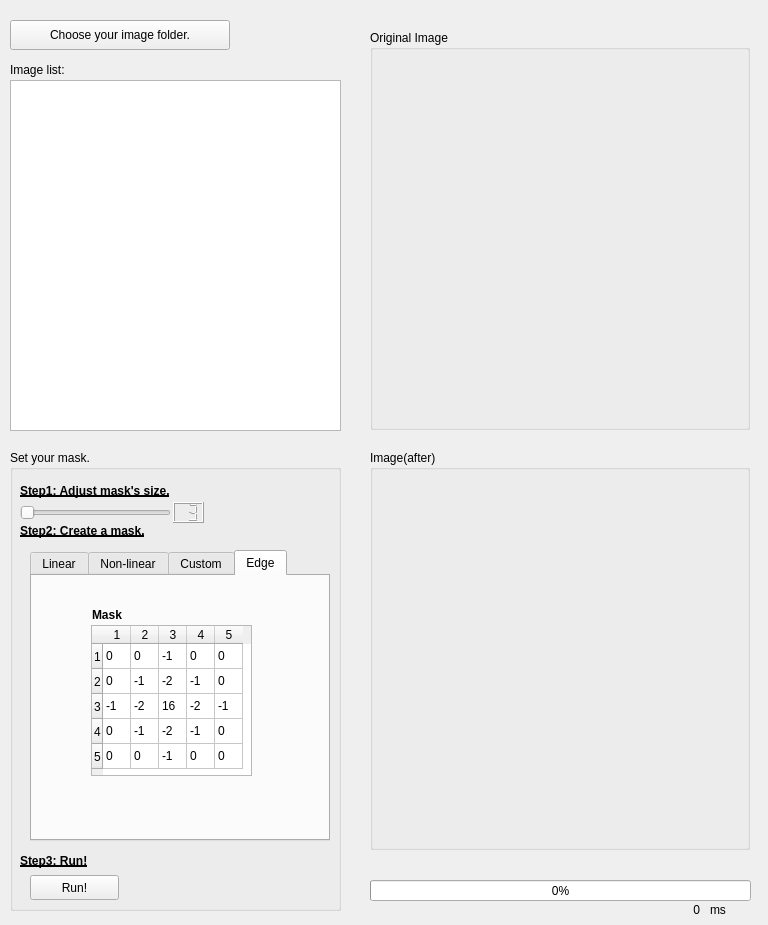
<?xml version="1.0" encoding="UTF-8"?>
<ui version="4.0">
 <class>Widget</class>
 <widget class="QWidget" name="Widget">
  <property name="geometry">
   <rect>
    <x>0</x>
    <y>0</y>
    <width>768</width>
    <height>925</height>
   </rect>
  </property>
  <property name="windowTitle">
   <string>hw3_mask</string>
  </property>
  <property name="autoFillBackground">
   <bool>false</bool>
  </property>
  <widget class="QListWidget" name="listWidget_ImageList">
   <property name="geometry">
    <rect>
     <x>10</x>
     <y>80</y>
     <width>331</width>
     <height>351</height>
    </rect>
   </property>
  </widget>
  <widget class="QPushButton" name="pushButton_ChooseFolder">
   <property name="geometry">
    <rect>
     <x>10</x>
     <y>20</y>
     <width>220</width>
     <height>30</height>
    </rect>
   </property>
   <property name="text">
    <string>Choose your image folder.</string>
   </property>
  </widget>
  <widget class="QGroupBox" name="groupBox">
   <property name="geometry">
    <rect>
     <x>370</x>
     <y>30</y>
     <width>380</width>
     <height>400</height>
    </rect>
   </property>
   <property name="title">
    <string>Original Image</string>
   </property>
   <widget class="QLabel" name="label_ori">
    <property name="geometry">
     <rect>
      <x>10</x>
      <y>30</y>
      <width>360</width>
      <height>360</height>
     </rect>
    </property>
    <property name="text">
     <string/>
    </property>
   </widget>
  </widget>
  <widget class="QLabel" name="label_ImageList">
   <property name="geometry">
    <rect>
     <x>10</x>
     <y>60</y>
     <width>220</width>
     <height>20</height>
    </rect>
   </property>
   <property name="text">
    <string>Image list:</string>
   </property>
  </widget>
  <widget class="QGroupBox" name="groupBox_2">
   <property name="geometry">
    <rect>
     <x>370</x>
     <y>450</y>
     <width>380</width>
     <height>400</height>
    </rect>
   </property>
   <property name="title">
    <string>Image(after)</string>
   </property>
   <widget class="QLabel" name="label_aft">
    <property name="geometry">
     <rect>
      <x>10</x>
      <y>30</y>
      <width>360</width>
      <height>360</height>
     </rect>
    </property>
    <property name="text">
     <string/>
    </property>
   </widget>
  </widget>
  <widget class="QGroupBox" name="groupBox_3">
   <property name="geometry">
    <rect>
     <x>10</x>
     <y>450</y>
     <width>331</width>
     <height>461</height>
    </rect>
   </property>
   <property name="font">
    <font>
     <weight>50</weight>
     <bold>false</bold>
    </font>
   </property>
   <property name="title">
    <string>Set your mask.</string>
   </property>
   <widget class="QLabel" name="label_step1">
    <property name="geometry">
     <rect>
      <x>10</x>
      <y>30</y>
      <width>201</width>
      <height>21</height>
     </rect>
    </property>
    <property name="font">
     <font>
      <weight>75</weight>
      <bold>true</bold>
      <underline>true</underline>
     </font>
    </property>
    <property name="text">
     <string>Step1: Adjust mask's size.</string>
    </property>
   </widget>
   <widget class="QSlider" name="horizontalSlider_MaskSize">
    <property name="geometry">
     <rect>
      <x>10</x>
      <y>55</y>
      <width>151</width>
      <height>16</height>
     </rect>
    </property>
    <property name="minimum">
     <number>3</number>
    </property>
    <property name="maximum">
     <number>50</number>
    </property>
    <property name="singleStep">
     <number>2</number>
    </property>
    <property name="pageStep">
     <number>2</number>
    </property>
    <property name="orientation">
     <enum>Qt::Horizontal</enum>
    </property>
   </widget>
   <widget class="QLabel" name="label_step2">
    <property name="geometry">
     <rect>
      <x>10</x>
      <y>70</y>
      <width>201</width>
      <height>21</height>
     </rect>
    </property>
    <property name="font">
     <font>
      <weight>75</weight>
      <italic>false</italic>
      <bold>true</bold>
      <underline>true</underline>
     </font>
    </property>
    <property name="text">
     <string>Step2: Create a mask.</string>
    </property>
   </widget>
   <widget class="QTabWidget" name="tabWidget_CreateMask">
    <property name="geometry">
     <rect>
      <x>20</x>
      <y>100</y>
      <width>300</width>
      <height>291</height>
     </rect>
    </property>
    <property name="currentIndex">
     <number>3</number>
    </property>
    <widget class="QWidget" name="tab_Linear">
     <attribute name="title">
      <string>Linear</string>
     </attribute>
     <widget class="QRadioButton" name="radioButton_GKernal">
      <property name="geometry">
       <rect>
        <x>10</x>
        <y>30</y>
        <width>170</width>
        <height>20</height>
       </rect>
      </property>
      <property name="text">
       <string>Gaussion kernal</string>
      </property>
     </widget>
     <widget class="QRadioButton" name="radioButton_BoxKernal">
      <property name="geometry">
       <rect>
        <x>10</x>
        <y>10</y>
        <width>170</width>
        <height>20</height>
       </rect>
      </property>
      <property name="text">
       <string>Box kernel</string>
      </property>
     </widget>
    </widget>
    <widget class="QWidget" name="tab_Nonlinear">
     <attribute name="title">
      <string>Non-linear</string>
     </attribute>
     <widget class="QRadioButton" name="radioButton_MinFilter">
      <property name="geometry">
       <rect>
        <x>10</x>
        <y>50</y>
        <width>171</width>
        <height>21</height>
       </rect>
      </property>
      <property name="text">
       <string>Min filter</string>
      </property>
     </widget>
     <widget class="QRadioButton" name="radioButton_MaxFilter">
      <property name="geometry">
       <rect>
        <x>10</x>
        <y>30</y>
        <width>171</width>
        <height>21</height>
       </rect>
      </property>
      <property name="text">
       <string>Max filter</string>
      </property>
     </widget>
     <widget class="QRadioButton" name="radioButton_MedFilter">
      <property name="geometry">
       <rect>
        <x>10</x>
        <y>10</y>
        <width>171</width>
        <height>21</height>
       </rect>
      </property>
      <property name="text">
       <string>Median filter</string>
      </property>
     </widget>
    </widget>
    <widget class="QWidget" name="tab_Custom">
     <attribute name="title">
      <string>Custom</string>
     </attribute>
     <widget class="QLabel" name="label_8">
      <property name="geometry">
       <rect>
        <x>20</x>
        <y>10</y>
        <width>200</width>
        <height>20</height>
       </rect>
      </property>
      <property name="font">
       <font>
        <weight>75</weight>
        <bold>true</bold>
        <underline>true</underline>
       </font>
      </property>
      <property name="text">
       <string>Type your custom mask.</string>
      </property>
     </widget>
     <widget class="QLabel" name="label_9">
      <property name="geometry">
       <rect>
        <x>25</x>
        <y>30</y>
        <width>200</width>
        <height>17</height>
       </rect>
      </property>
      <property name="font">
       <font>
        <weight>75</weight>
        <bold>true</bold>
       </font>
      </property>
      <property name="text">
       <string>Example:</string>
      </property>
     </widget>
     <widget class="QLabel" name="label_10">
      <property name="geometry">
       <rect>
        <x>60</x>
        <y>70</y>
        <width>91</width>
        <height>51</height>
       </rect>
      </property>
      <property name="text">
       <string>1 2 3
4 5 6          -&gt; 
7 8 9</string>
      </property>
     </widget>
     <widget class="QLabel" name="label_11">
      <property name="geometry">
       <rect>
        <x>180</x>
        <y>70</y>
        <width>51</width>
        <height>51</height>
       </rect>
      </property>
      <property name="text">
       <string>1,2,3
4,5,6
7,8,9</string>
      </property>
     </widget>
     <widget class="QLabel" name="label_12">
      <property name="geometry">
       <rect>
        <x>30</x>
        <y>50</y>
        <width>101</width>
        <height>17</height>
       </rect>
      </property>
      <property name="font">
       <font>
        <weight>75</weight>
        <bold>true</bold>
       </font>
      </property>
      <property name="text">
       <string>Mask type:</string>
      </property>
     </widget>
     <widget class="QLabel" name="label_13">
      <property name="geometry">
       <rect>
        <x>150</x>
        <y>50</y>
        <width>101</width>
        <height>17</height>
       </rect>
      </property>
      <property name="font">
       <font>
        <weight>75</weight>
        <bold>true</bold>
       </font>
      </property>
      <property name="text">
       <string>Input type:</string>
      </property>
     </widget>
     <widget class="QLabel" name="label_14">
      <property name="geometry">
       <rect>
        <x>25</x>
        <y>130</y>
        <width>200</width>
        <height>17</height>
       </rect>
      </property>
      <property name="font">
       <font>
        <weight>75</weight>
        <bold>true</bold>
       </font>
      </property>
      <property name="text">
       <string>Input:</string>
      </property>
     </widget>
     <widget class="QTableWidget" name="tableWidget">
      <property name="geometry">
       <rect>
        <x>35</x>
        <y>150</y>
        <width>131</width>
        <height>101</height>
       </rect>
      </property>
      <property name="rowCount">
       <number>3</number>
      </property>
      <property name="columnCount">
       <number>3</number>
      </property>
      <attribute name="horizontalHeaderDefaultSectionSize">
       <number>20</number>
      </attribute>
      <attribute name="verticalHeaderDefaultSectionSize">
       <number>20</number>
      </attribute>
      <row/>
      <row/>
      <row/>
      <column/>
      <column/>
      <column/>
     </widget>
    </widget>
    <widget class="QWidget" name="tab">
     <attribute name="title">
      <string>Edge</string>
     </attribute>
     <widget class="QTableWidget" name="tableWidget_2">
      <property name="geometry">
       <rect>
        <x>59</x>
        <y>49</y>
        <width>161</width>
        <height>151</height>
       </rect>
      </property>
      <property name="autoScroll">
       <bool>true</bool>
      </property>
      <property name="editTriggers">
       <set>QAbstractItemView::NoEditTriggers</set>
      </property>
      <property name="showGrid">
       <bool>true</bool>
      </property>
      <property name="rowCount">
       <number>5</number>
      </property>
      <property name="columnCount">
       <number>5</number>
      </property>
      <attribute name="horizontalHeaderDefaultSectionSize">
       <number>28</number>
      </attribute>
      <attribute name="verticalHeaderDefaultSectionSize">
       <number>25</number>
      </attribute>
      <row/>
      <row/>
      <row/>
      <row/>
      <row/>
      <column/>
      <column/>
      <column/>
      <column/>
      <column/>
      <item row="0" column="0">
       <property name="text">
        <string>0</string>
       </property>
      </item>
      <item row="0" column="1">
       <property name="text">
        <string>0</string>
       </property>
      </item>
      <item row="0" column="2">
       <property name="text">
        <string>-1</string>
       </property>
      </item>
      <item row="0" column="3">
       <property name="text">
        <string>0</string>
       </property>
      </item>
      <item row="0" column="4">
       <property name="text">
        <string>0</string>
       </property>
      </item>
      <item row="1" column="0">
       <property name="text">
        <string>0</string>
       </property>
      </item>
      <item row="1" column="1">
       <property name="text">
        <string>-1</string>
       </property>
      </item>
      <item row="1" column="2">
       <property name="text">
        <string>-2</string>
       </property>
      </item>
      <item row="1" column="3">
       <property name="text">
        <string>-1</string>
       </property>
      </item>
      <item row="1" column="4">
       <property name="text">
        <string>0</string>
       </property>
      </item>
      <item row="2" column="0">
       <property name="text">
        <string>-1</string>
       </property>
      </item>
      <item row="2" column="1">
       <property name="text">
        <string>-2</string>
       </property>
      </item>
      <item row="2" column="2">
       <property name="text">
        <string>16</string>
       </property>
      </item>
      <item row="2" column="3">
       <property name="text">
        <string>-2</string>
       </property>
      </item>
      <item row="2" column="4">
       <property name="text">
        <string>-1</string>
       </property>
      </item>
      <item row="3" column="0">
       <property name="text">
        <string>0</string>
       </property>
      </item>
      <item row="3" column="1">
       <property name="text">
        <string>-1</string>
       </property>
      </item>
      <item row="3" column="2">
       <property name="text">
        <string>-2</string>
       </property>
      </item>
      <item row="3" column="3">
       <property name="text">
        <string>-1</string>
       </property>
      </item>
      <item row="3" column="4">
       <property name="text">
        <string>0</string>
       </property>
      </item>
      <item row="4" column="0">
       <property name="text">
        <string>0</string>
       </property>
      </item>
      <item row="4" column="1">
       <property name="text">
        <string>0</string>
       </property>
      </item>
      <item row="4" column="2">
       <property name="text">
        <string>-1</string>
       </property>
      </item>
      <item row="4" column="3">
       <property name="text">
        <string>0</string>
       </property>
      </item>
      <item row="4" column="4">
       <property name="text">
        <string>0</string>
       </property>
      </item>
     </widget>
     <widget class="QLabel" name="label_3">
      <property name="geometry">
       <rect>
        <x>60</x>
        <y>30</y>
        <width>67</width>
        <height>17</height>
       </rect>
      </property>
      <property name="font">
       <font>
        <weight>75</weight>
        <bold>true</bold>
       </font>
      </property>
      <property name="text">
       <string>Mask</string>
      </property>
     </widget>
    </widget>
   </widget>
   <widget class="QLabel" name="label_step3">
    <property name="geometry">
     <rect>
      <x>10</x>
      <y>400</y>
      <width>201</width>
      <height>21</height>
     </rect>
    </property>
    <property name="font">
     <font>
      <weight>75</weight>
      <italic>false</italic>
      <bold>true</bold>
      <underline>true</underline>
     </font>
    </property>
    <property name="text">
     <string>Step3: Run!</string>
    </property>
   </widget>
   <widget class="QPushButton" name="pushButton_Run">
    <property name="geometry">
     <rect>
      <x>20</x>
      <y>425</y>
      <width>89</width>
      <height>25</height>
     </rect>
    </property>
    <property name="text">
     <string>Run!</string>
    </property>
   </widget>
   <widget class="QLCDNumber" name="lcdNumber">
    <property name="geometry">
     <rect>
      <x>163</x>
      <y>52</y>
      <width>31</width>
      <height>21</height>
     </rect>
    </property>
    <property name="digitCount">
     <number>2</number>
    </property>
    <property name="value" stdset="0">
     <double>3.000000000000000</double>
    </property>
   </widget>
  </widget>
  <widget class="QProgressBar" name="progressBar">
   <property name="geometry">
    <rect>
     <x>370</x>
     <y>880</y>
     <width>381</width>
     <height>21</height>
    </rect>
   </property>
   <property name="value">
    <number>0</number>
   </property>
  </widget>
  <widget class="QLabel" name="label">
   <property name="geometry">
    <rect>
     <x>620</x>
     <y>900</y>
     <width>80</width>
     <height>20</height>
    </rect>
   </property>
   <property name="text">
    <string>0</string>
   </property>
   <property name="alignment">
    <set>Qt::AlignRight|Qt::AlignTrailing|Qt::AlignVCenter</set>
   </property>
  </widget>
  <widget class="QLabel" name="label_2">
   <property name="geometry">
    <rect>
     <x>710</x>
     <y>900</y>
     <width>20</width>
     <height>20</height>
    </rect>
   </property>
   <property name="text">
    <string>ms</string>
   </property>
  </widget>
 </widget>
 <layoutdefault spacing="6" margin="11"/>
 <resources/>
 <connections/>
</ui>
